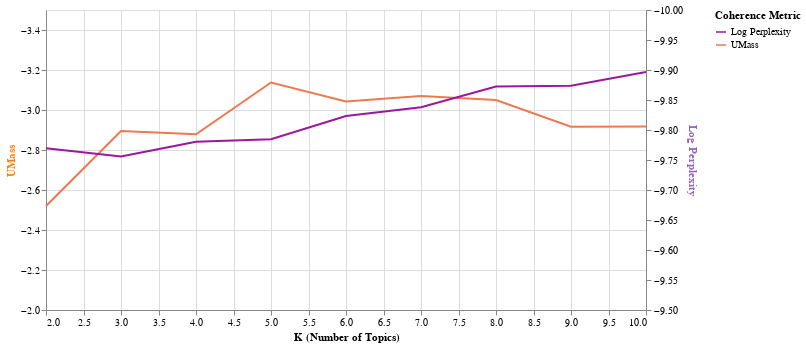

The notebook cell this image was saved under:
### Code cell
alt.layer(UMASS_line, PP_line).resolve_scale(y="independent")

### Figure 1 — Vega-Lite specification as saved in the notebook (floating-point values rounded to 4 significant figures)
{"config": {"view": {"continuousWidth": 400, "continuousHeight": 300}}, "layer": [{"data": {"name": "data-21a1d8d12f2dda039f49b074e1a29c3b"}, "mark": "line", "encoding": {"color": {"field": "Metric", "scale": {"scheme": "plasma"}, "title": "Coherence Metric", "type": "nominal"}, "x": {"field": "K", "title": "K (Number of Topics)", "type": "quantitative"}, "y": {"axis": {"title": "UMass", "titleColor": "#ff7f0e"}, "field": "Coherence Score", "scale": {"domain": [-2.0, -3.5]}, "type": "quantitative"}}, "width": 600}, {"data": {"name": "data-354a7b4e84b33fb85028e1b464fe20c7"}, "mark": "line", "encoding": {"color": {"field": "Metric", "scale": {"scheme": "plasma"}, "title": "Coherence Metric", "type": "nominal"}, "x": {"field": "K", "title": "K (Number of Topics)", "type": "quantitative"}, "y": {"axis": {"title": "Log Perplexity", "titleColor": "#9467bd"}, "field": "Coherence Score", "scale": {"domain": [-9.5, -10.0]}, "type": "quantitative"}}, "width": 600}], "resolve": {"scale": {"y": "independent"}}, "$schema": "https://vega.github.io/schema/vega-lite/v4.17.0.json", "datasets": {"data-21a1d8d12f2dda039f49b074e1a29c3b": [{"K": 2, "Coherence Score": -2.52, "Metric": "UMass"}, {"K": 3, "Coherence Score": -2.895, "Metric": "UMass"}, {"K": 4, "Coherence Score": -2.879, "Metric": "UMass"}, {"K": 5, "Coherence Score": -3.137, "Metric": "UMass"}, {"K": 6, "Coherence Score": -3.043, "Metric": "UMass"}, {"K": 7, "Coherence Score": -3.069, "Metric": "UMass"}, {"K": 8, "Coherence Score": -3.05, "Metric": "UMass"}, {"K": 9, "Coherence Score": -2.917, "Metric": "UMass"}, {"K": 10, "Coherence Score": -2.918, "Metric": "UMass"}], "data-354a7b4e84b33fb85028e1b464fe20c7": [{"K": 2, "Coherence Score": "-9.769696708519952", "Metric": "Log Perplexity"}, {"K": 3, "Coherence Score": "-9.755893702247981", "Metric": "Log Perplexity"}, {"K": 4, "Coherence Score": "-9.78054702448496", "Metric": "Log Perplexity"}, {"K": 5, "Coherence Score": "-9.78457877567253", "Metric": "Log Perplexity"}, {"K": 6, "Coherence Score": "-9.823441517399267", "Metric": "Log Perplexity"}, {"K": 7, "Coherence Score": "-9.838088333056866", "Metric": "Log Perplexity"}, {"K": 8, "Coherence Score": "-9.872483291087537", "Metric": "Log Perplexity"}, {"K": 9, "Coherence Score": "-9.873951013199347", "Metric": "Log Perplexity"}, {"K": 10, "Coherence Score": "-9.896772837665061", "Metric": "Log Perplexity"}]}}
